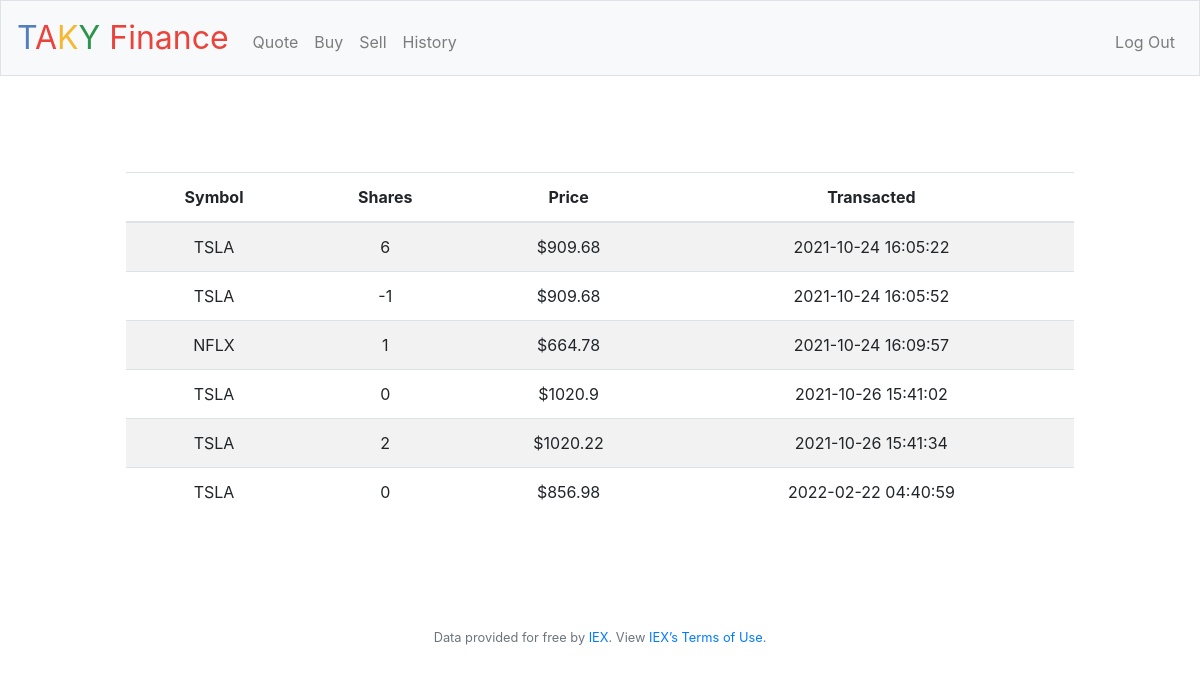
Screenshot of /history (signed in) with the database file from the repository.
### tables this page shows
CREATE TABLE 'history' (user_id INTEGER NOT NULL, symbol TEXT NOT NULL, shares INTEGER NOT NULL, price NUMERIC NOT NULL,'date' datetime, FOREIGN KEY(user_id) REFERENCES users(id));

### app.py (the view)
@app.route("/history")
@login_required
def history():
    id = session["user_id"]
    rows = db.execute("SELECT * FROM history WHERE user_id = ?", id)
    if len(rows) == 0 :
        return apology("no history", 400)
    return render_template("history.html", rows=rows)

### app.py (called while the page is built)
@app.after_request
def after_request(response):
    response.headers["Cache-Control"] = "no-cache, no-store, must-revalidate"
    response.headers["Expires"] = 0
    response.headers["Pragma"] = "no-cache"
    return response

### helpers.py (called while the page is built)
def login_required(f):
    @wraps(f)
    def decorated_function(*args, **kwargs):
        if session.get("user_id") is None:
            return redirect("/login")
        return f(*args, **kwargs)
    return decorated_function

### templates/history.html (shortened to what this page needs)
{% extends "layout.html" %}
{% block main %}
    <main class="container p-5">
    <table class="table table-striped">
        <thead>
            <tr>
                <th>Symbol</th>
                <th>Shares</th>
                <th>Price</th>
                <th>Transacted</th>
            </tr>
        </thead>
        <tbody>
            {% for row in rows %}
                <tr>
                    <td>{{row.symbol}}</td>
                    <td>{{row.shares}}</td>
                    <td>${{row.price}}</td>
                    <td>{{row.date}}</td>
                </tr>
            {% endfor %}
        </tbody>
    </table>
    </main>
{% endblock %}

### templates/layout.html (shortened to what this page needs)
<!DOCTYPE html>
<html lang="en">
    <head>
        <link rel="stylesheet" href="https://cdn.jsdelivr.net/npm/bootstrap@4.5.3/dist/css/bootstrap.min.css">
        <link href="/static/styles.css" rel="stylesheet">
    </head>
    <body>
        <nav class="navbar navbar-expand-md navbar-light bg-light border">
            <a class="navbar-brand" href="/"><span class="blue">T</span><span class="red">A</span><span class="yellow">K</span><span class="green">Y</span> <span class="red">Finance</span></a>
            <div class="collapse navbar-collapse" id="navbar">
                {% if session.user_id %}
                    <ul class="navbar-nav mr-auto mt-2">
                        <li class="nav-item"><a class="nav-link" href="/quote">Quote</a></li>
                        <li class="nav-item"><a class="nav-link" href="/buy">Buy</a></li>
                        <li class="nav-item"><a class="nav-link" href="/sell">Sell</a></li>
                        <li class="nav-item"><a class="nav-link" href="/history">History</a></li>
                    </ul>
                    <ul class="navbar-nav ml-auto mt-2">
                        <li class="nav-item"><a class="nav-link" href="/logout">Log Out</a></li>
                    </ul>
                {% else %}
                    <ul class="navbar-nav ml-auto mt-2">
                        <li class="nav-item"><a class="nav-link" href="/register">Register</a></li>
                        <li class="nav-item"><a class="nav-link" href="/login">Log In</a></li>
                    </ul>
                {% endif %}
            </div>
        </nav>
        <main class="container p-5">
            {% block main %}{% endblock %}
        </main>
        <footer class="small text-center text-muted">
            Data provided for free by <a href="https://iextrading.com/developer">IEX</a>. View <a href="https://iextrading.com/api-exhibit-a/">IEX’s Terms of Use</a>.
        </footer>
    </body>
</html>

### static/styles.css (style rules this page uses)
nav .navbar-brand { font-size: xx-large; }
nav .navbar-brand .blue { color: #537fbe; }
nav .navbar-brand .red { color: #ea433b; }
nav .navbar-brand .yellow { color: #f5b82e; }
nav .navbar-brand .green { color: #2e944b; }
main { overflow-x: auto; text-align: center; }

### rows the page displays
history: symbol "TSLA", shares "6", price "909.68", date "2021-10-24 16:05:22"
history: symbol "TSLA", shares "-1", price "909.68", date "2021-10-24 16:05:52"
history: symbol "NFLX", shares "1", price "664.78", date "2021-10-24 16:09:57"
history: symbol "TSLA", shares "0", price "1020.9", date "2021-10-26 15:41:02"
history: symbol "TSLA", shares "2", price "1020.22", date "2021-10-26 15:41:34"
history: symbol "TSLA", shares "0", price "856.98", date "2022-02-22 04:40:59"
